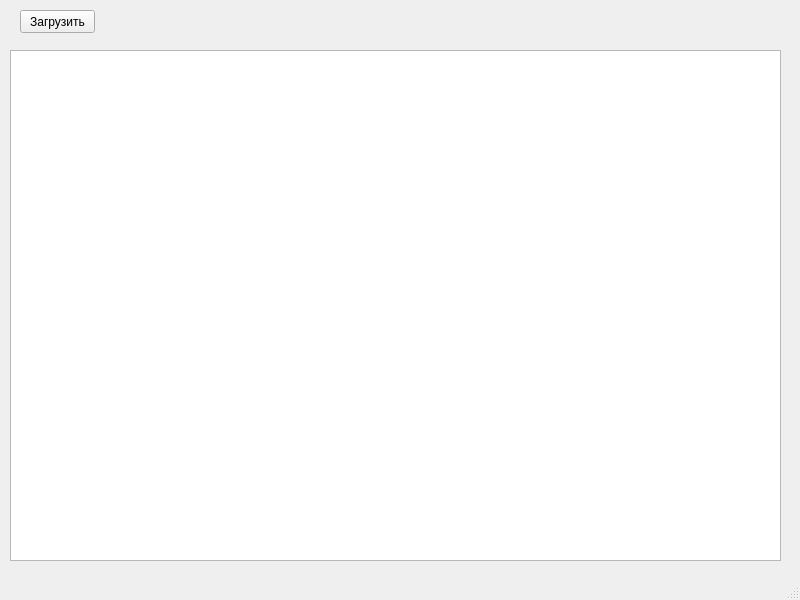
<?xml version="1.0" encoding="UTF-8"?>
<ui version="4.0">
 <class>MainWindow</class>
 <widget class="QMainWindow" name="MainWindow">
  <property name="geometry">
   <rect>
    <x>0</x>
    <y>0</y>
    <width>800</width>
    <height>600</height>
   </rect>
  </property>
  <property name="windowTitle">
   <string>MainWindow</string>
  </property>
  <widget class="QWidget" name="centralwidget">
   <widget class="QPushButton" name="bLoad">
    <property name="geometry">
     <rect>
      <x>20</x>
      <y>10</y>
      <width>75</width>
      <height>23</height>
     </rect>
    </property>
    <property name="text">
     <string>Загрузить</string>
    </property>
   </widget>
   <widget class="QTextEdit" name="textEdit">
    <property name="geometry">
     <rect>
      <x>10</x>
      <y>50</y>
      <width>771</width>
      <height>511</height>
     </rect>
    </property>
   </widget>
  </widget>
  <widget class="QMenuBar" name="menubar">
   <property name="geometry">
    <rect>
     <x>0</x>
     <y>0</y>
     <width>800</width>
     <height>21</height>
    </rect>
   </property>
  </widget>
  <widget class="QStatusBar" name="statusbar"/>
 </widget>
 <resources/>
 <connections/>
</ui>
